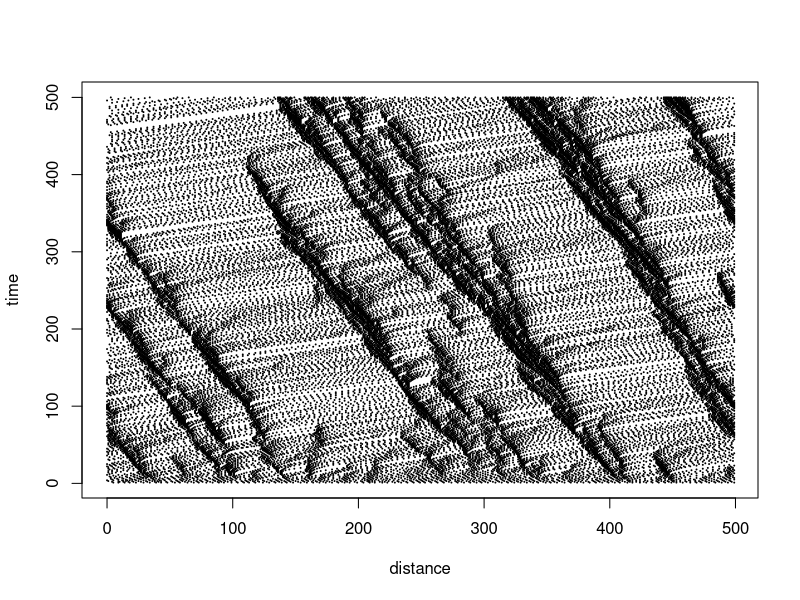
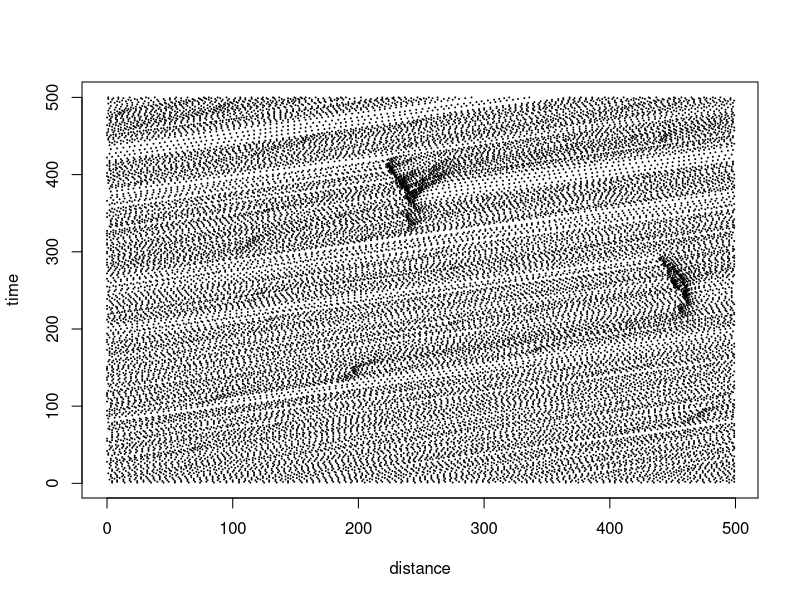
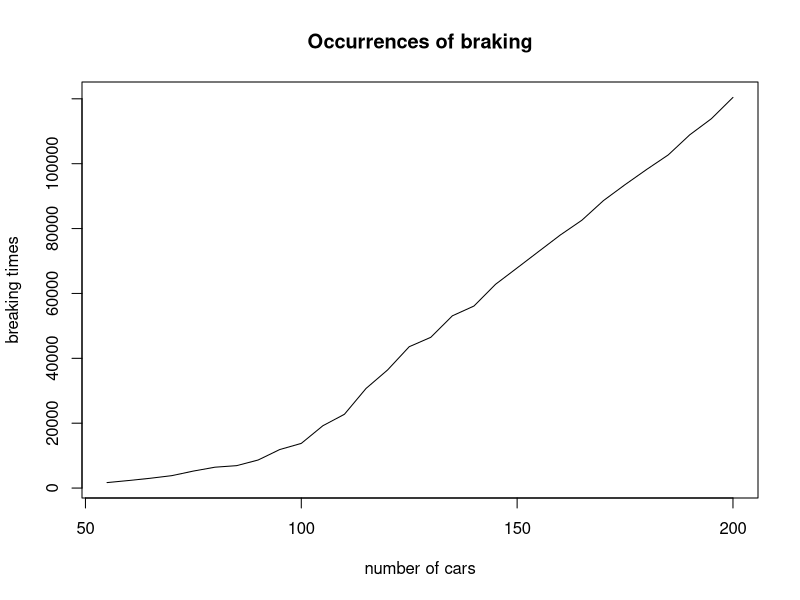
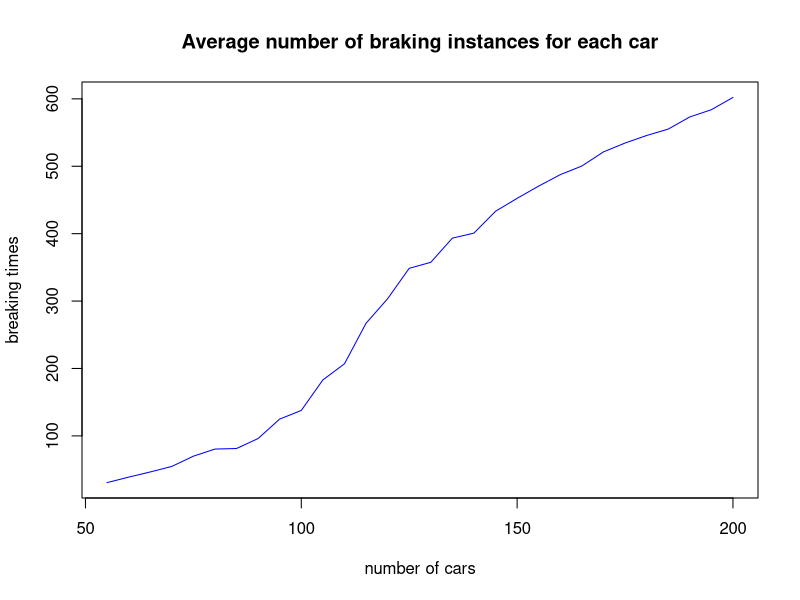
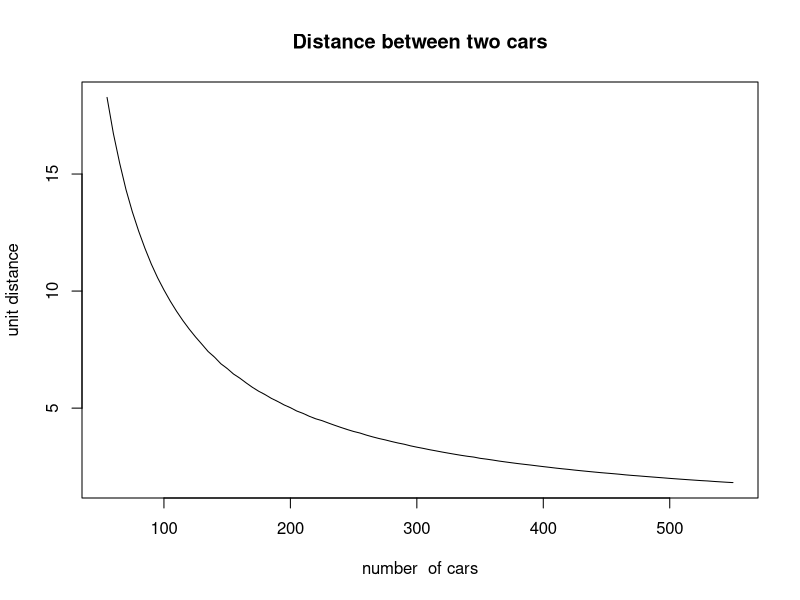
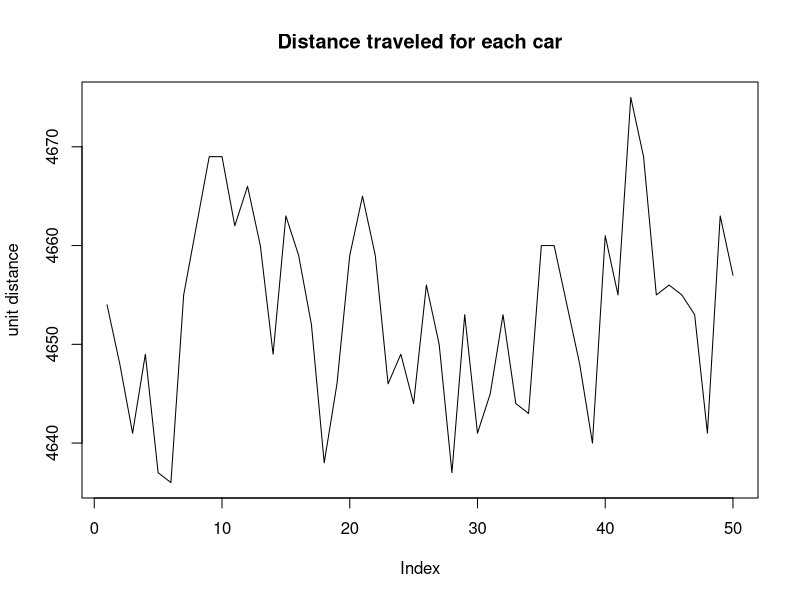
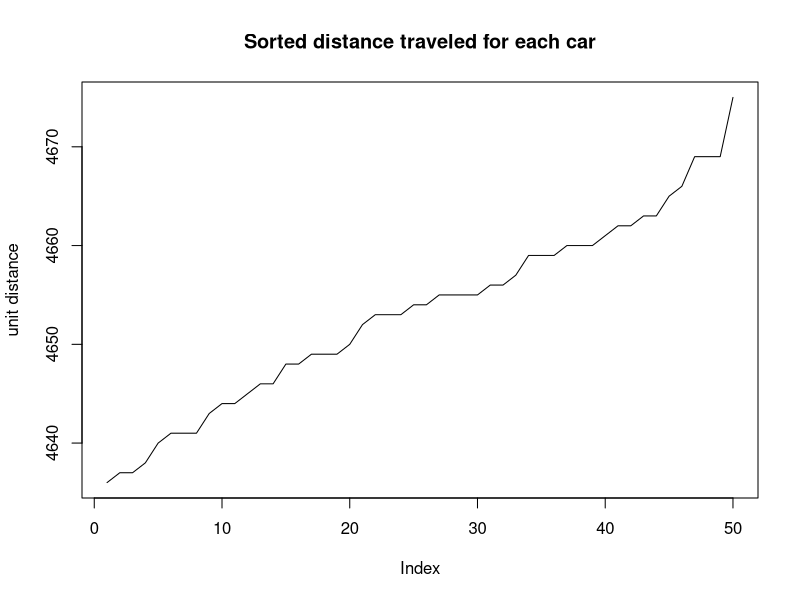
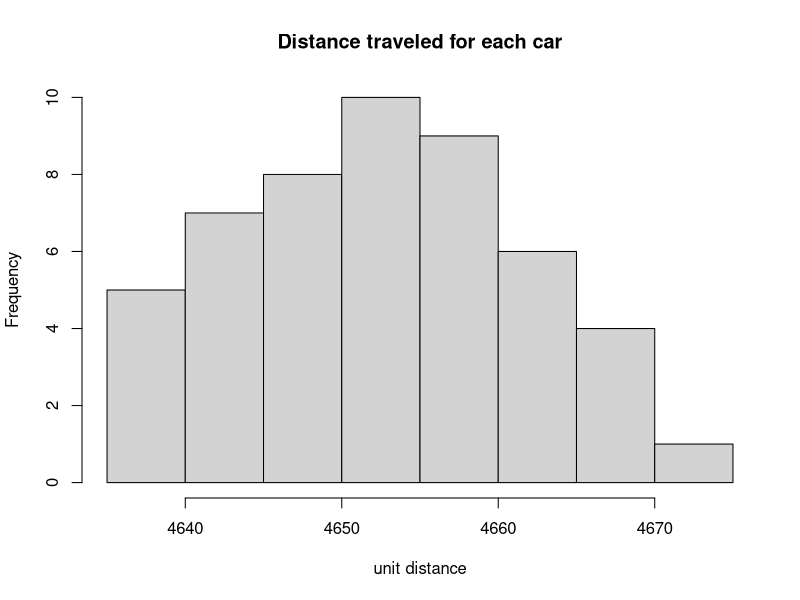

Reproduce these figures in R, in order.
## ---- chunk 1
knitr::opts_chunk$set(echo = TRUE)
## ---- chunk 2
# Traffic simulation goes through t time steps updating a vehicles speed, position and distance traveled

traffic_simulation<- function(car_num,v_max,distance,p, t){ 
  v_vector = rep(v_max,car_num) ### 0 and v_max
  d_vector = rep(distance/car_num,car_num)
  p_vector = seq(distance/car_num, distance, by = distance/car_num)

  result = data.frame(matrix(NA,nrow = t, ncol = car_num))
  time = 1
  while(time <= t){
    for(i in 1:car_num){
      #algorithm start
      v_vector[i] = min(v_vector[i]+1,v_max)
      if(i == car_num){
        v_vector[i] = min(v_vector[i],d_vector[1]-1)
      }
      else{
        v_vector[i] = min(v_vector[i],d_vector[i+1]-1)
      }
      
      u = runif(1,0,1)
      if(u<p){
        v_vector[i] = max(0,v_vector[i]-1)
      }
      
      p_vector[i] = p_vector[i]+v_vector[i]
  
      if(p_vector[i] >= distance){
        p_vector[i] = p_vector[i] - distance
      }
      
      #update distance between car i and car i-1
      if(i != 1){
        if(p_vector[i] - p_vector[i-1] > 0){
          d_vector[i] = p_vector[i] - p_vector[i-1]
        }else{
          d_vector[i] = p_vector[i] + distance - p_vector[i-1]
        }
        
      }else{
        #for the first car
        if(p_vector[i] - p_vector[car_num] > 0){
          d_vector[i] = p_vector[i] - p_vector[car_num]
        }else{
          d_vector[i] = p_vector[i] + distance - p_vector[car_num]
        }
      }
    }
    #print(p_vector)
    result[time,] = p_vector
    time = time + 1
  }
  return(result)
}

## ---- chunk 3
car_num = 100
v_max = 5
distance = 500
p = 1/3
t = 500

sim_1 <- traffic_simulation(car_num,v_max,distance,p, t)
sim_2 <- traffic_simulation(car_num = 50,v_max,distance,p, t)

# sim_1 or car_data has a number of columns equal to the amount of cars, and a number of rows equal to the amount of time steps
## ---- chunk 4
plot_car_flow <- function(sim_data){  # plot function
  t <- nrow(sim_data)
  car_num <- ncol(sim_data)
  
  plot(sim_data[,1], 1:t, type = "p", pch = 20, cex = 0.1,
       xlab = "distance", ylab = "time")
  
  for(i in 2:car_num){
    points(sim_data[,i], 1:t, pch = 20, cex = 0.1)
  }
}

plot_car_flow(sim_1)
## ---- chunk 5
plot_car_flow(sim_2)

## ---- chunk 6
#![](images/braketimes.png)


# breaking time:
traffic_simulation<- function(car_num,v_max,distance,p, t){
  v_vector = rep(v_max,car_num)
  d_vector = rep(distance/car_num,car_num)
  p_vector = seq(distance/car_num, distance, by = distance/car_num)

  result = data.frame(matrix(NA,nrow = t, ncol = car_num))
  time = 1
  break_time = 0
  while(time <= t){
    for(i in 1:car_num){
      #algorithm start
      v_vector[i] = min(v_vector[i]+1,v_max)
      if(i == car_num){
        v_vector[i] = min(v_vector[i],d_vector[1]-1)
        if(v_vector[i] == d_vector[1]-1){
          break_time = break_time + 1
        }
      }
      else{
        v_vector[i] = min(v_vector[i],d_vector[i+1]-1)
        if(v_vector[i] == d_vector[i+1]-1){
          break_time = break_time + 1
        }
      }
      
      u = runif(1,0,1)
      if(u<p){
        v_vector[i] = max(0,v_vector[i]-1)
      }
      
      p_vector[i] = p_vector[i]+v_vector[i]
  
      if(p_vector[i] >= distance){
        p_vector[i] = p_vector[i] - distance
      }
      
      #update distance between car i and car i-1
      if(i != 1){
        if(p_vector[i] - p_vector[i-1] > 0){
          d_vector[i] = p_vector[i] - p_vector[i-1]
        }else{
          d_vector[i] = p_vector[i] + distance - p_vector[i-1]
        }
        
      }else{
        #for the first car
        if(p_vector[i] - p_vector[car_num] > 0){
          d_vector[i] = p_vector[i] - p_vector[car_num]
        }else{
          d_vector[i] = p_vector[i] + distance - p_vector[car_num]
        }
      }
    }
    #print(p_vector)
    result[time,] = p_vector
    time = time + 1
  }
  return(break_time)
}

car_num = seq(55,200,5)
v_max = 5
distance = 1000
p = 1/3
t = 1000

sims <- list()
sims_avg <- list()
x = 1:length(car_num)
for(i in x){
  a <- traffic_simulation(car_num = car_num[i], v_max,
                                  distance, p, t)
  sims[i] <- a
  sims_avg[i] <- a / car_num[i]
}

#total break time
plot(car_num,sims,"l",main = "Occurrences of braking",xlab="number of cars",ylab="breaking times")
## ---- chunk 7
#average break time
plot(car_num,sims_avg,"l",col="blue",main = "Average number of braking instances for each car",xlab="number of cars",ylab="breaking times")

#![](avg_braketimes.png)

## ---- chunk 8
#![](distances_between.png)


traffic_simulation<- function(car_num,v_max,distance,p, t){
  v_vector = rep(v_max,car_num)
  d_vector = rep(distance/car_num,car_num)
  p_vector = seq(distance/car_num, distance, by = distance/car_num)

  result = data.frame(matrix(NA,nrow = t, ncol = car_num))
  time = 1
  gap = 0
  while(time <= t){
    for(i in 1:car_num){
      #algorithm start
      v_vector[i] = min(v_vector[i]+1,v_max)
      if(i == car_num){
        v_vector[i] = min(v_vector[i],d_vector[1]-1)

      }
      else{
        v_vector[i] = min(v_vector[i],d_vector[i+1]-1)
    
      }
      
      u = runif(1,0,1)
      if(u<p){
        v_vector[i] = max(0,v_vector[i]-1)
      }
      
      p_vector[i] = p_vector[i]+v_vector[i]
  
      if(p_vector[i] >= distance){
        p_vector[i] = p_vector[i] - distance
      }
      
      #update distance between car i and car i-1
      if(i != 1){
        if(p_vector[i] - p_vector[i-1] > 0){
          d_vector[i] = p_vector[i] - p_vector[i-1]
        }else{
          d_vector[i] = p_vector[i] + distance - p_vector[i-1]
        }
        
      }else{
        #for the first car
        if(p_vector[i] - p_vector[car_num] > 0){
          d_vector[i] = p_vector[i] - p_vector[car_num]
        }else{
          d_vector[i] = p_vector[i] + distance - p_vector[car_num]
        }
      }
    }
    #print(p_vector)
    result[time,] = p_vector
    time = time + 1
  }
  gap = mean(d_vector)
  return(gap)
}





car_num = seq(55,550,5)
v_max = 5
distance = 1000
p = 1/3
t = 100

sims <- list()
sims_avg <- list()
x = 1:length(car_num)
for(i in x){
  a <- traffic_simulation(car_num = car_num[i], v_max,
                                  distance, p, t)
  sims[i] <- a
}

#total gap
plot(car_num,sims,"l",main="Distance between two cars",xlab = "number  of cars", ylab="unit distance")

## ---- chunk 9
#![](distances_unsorted.png)


traffic_simulation<- function(car_num,v_max,distance,p, t){
  v_vector = rep(v_max,car_num)
  d_vector = rep(distance/car_num,car_num)
  p_vector = seq(distance/car_num, distance, by = distance/car_num)

  result = rep(0,car_num)
  time = 1
  break_time = 0
  while(time <= t){
    for(i in 1:car_num){
      #algorithm start
      v_vector[i] = min(v_vector[i]+1,v_max)
      if(i == car_num){
        v_vector[i] = min(v_vector[i],d_vector[1]-1)
        if(v_vector[i] == d_vector[1]-1){
          break_time = break_time + 1
        }
      }
      else{
        v_vector[i] = min(v_vector[i],d_vector[i+1]-1)
        if(v_vector[i] == d_vector[i+1]-1){
          break_time = break_time + 1
        }
      }
      
      u = runif(1,0,1)
      if(u<p){
        v_vector[i] = max(0,v_vector[i]-1)
      }
      
      p_vector[i] = p_vector[i]+v_vector[i]
      result[i] = result[i] + v_vector[i]
      if(p_vector[i] >= distance){
        p_vector[i] = p_vector[i] - distance
      }
      
      #update distance between car i and car i-1
      if(i != 1){
        if(p_vector[i] - p_vector[i-1] > 0){
          d_vector[i] = p_vector[i] - p_vector[i-1]
        }else{
          d_vector[i] = p_vector[i] + distance - p_vector[i-1]
        }
        
      }else{
        #for the first car
        if(p_vector[i] - p_vector[car_num] > 0){
          d_vector[i] = p_vector[i] - p_vector[car_num]
        }else{
          d_vector[i] = p_vector[i] + distance - p_vector[car_num]
        }
      }
      
    }

    time = time + 1
  }
  return(result)
}





car_num = 50
v_max = 5
distance = 1000
p = 1/3
t = 1000

sim_1 <- traffic_simulation(car_num,v_max,distance,p, t)
sim_sort <- sort(sim_1)

plot(sim_1,type = "l", main = "Distance traveled for each car", ylab = "unit distance")

plot(sim_sort,type = "l", main = "Sorted distance traveled for each car", ylab = "unit distance")
## ---- chunk 10
#![](distance_sorted_line.png)
#![](normal_hist_distances.png)
#![](normal_distances.png)

hist(sim_sort, main = "Distance traveled for each car", xlab = "unit distance")

qqnorm(sim_sort)
qqline(sim_sort)


## ---- chunk 11
shapiro.test(sim_sort)
# ks.test(sim_sort, 'pnorm')

## ---- chunk 12
# calculate total distance traveled of one car
calculate_distance <- function(car_data, d){
  r <- 0
  for( i in 2:length(car_data)){
    r <- r + as.numeric(car_data[i] < car_data[i-1])
  }
  final_pos <- car_data[length(car_data)] + r * d
  dist_travel <- final_pos - car_data[1]
  return(dist_travel)
}

